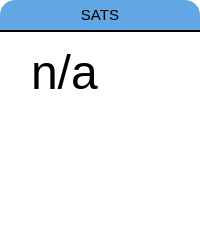
                        <widget class="QFrame" name="frame_18">
                         <property name="maximumSize">
                          <size>
                           <width>16777215</width>
                           <height>16777215</height>
                          </size>
                         </property>
                         <property name="styleSheet">
                          <string notr="true">background:white;
border-radius: 15px;</string>
                         </property>
                         <property name="frameShape">
                          <enum>QFrame::StyledPanel</enum>
                         </property>
                         <property name="frameShadow">
                          <enum>QFrame::Raised</enum>
                         </property>
                         <layout class="QVBoxLayout" name="verticalLayout_64" stretch="0,1">
                          <property name="spacing">
                           <number>0</number>
                          </property>
                          <property name="leftMargin">
                           <number>0</number>
                          </property>
                          <property name="topMargin">
                           <number>0</number>
                          </property>
                          <property name="rightMargin">
                           <number>0</number>
                          </property>
                          <property name="bottomMargin">
                           <number>0</number>
                          </property>
                          <item>
                           <widget class="QLabel" name="label_44">
                            <property name="minimumSize">
                             <size>
                              <width>0</width>
                              <height>30</height>
                             </size>
                            </property>
                            <property name="font">
                             <font>
                              <pointsize>11</pointsize>
                             </font>
                            </property>
                            <property name="styleSheet">
                             <string notr="true">background:transparent;
background:#60A7E4;
border-top-left-radius: 15px;
border-top-right-radius: 15px;
border-bottom-left-radius: 0px;
border-bottom-right-radius: 0px;</string>
                            </property>
                            <property name="text">
                             <string>SATS</string>
                            </property>
                            <property name="alignment">
                             <set>Qt::AlignCenter</set>
                            </property>
                           </widget>
                          </item>
                          <item>
                           <widget class="QFrame" name="frame_89">
                            <property name="styleSheet">
                             <string notr="true">border-top:1.5px solid black;
border-top-left-radius:0px;
border-top-right-radius:0px;</string>
                            </property>
                            <property name="frameShape">
                             <enum>QFrame::StyledPanel</enum>
                            </property>
                            <property name="frameShadow">
                             <enum>QFrame::Raised</enum>
                            </property>
                            <layout class="QVBoxLayout" name="verticalLayout_76">
                             <item alignment="Qt::AlignHCenter|Qt::AlignVCenter">
                              <widget class="QTextEdit" name="SATS_value">
                               <property name="sizePolicy">
                                <sizepolicy hsizetype="Preferred" vsizetype="Preferred">
                                 <horstretch>0</horstretch>
                                 <verstretch>0</verstretch>
                                </sizepolicy>
                               </property>
                               <property name="minimumSize">
                                <size>
                                 <width>0</width>
                                 <height>0</height>
                                </size>
                               </property>
                               <property name="maximumSize">
                                <size>
                                 <width>145</width>
                                 <height>16777215</height>
                                </size>
                               </property>
                               <property name="font">
                                <font>
                                 <pointsize>36</pointsize>
                                </font>
                               </property>
                               <property name="styleSheet">
                                <string notr="true">border-top:0px solid black;</string>
                               </property>
                               <property name="verticalScrollBarPolicy">
                                <enum>Qt::ScrollBarAlwaysOff</enum>
                               </property>
                               <property name="horizontalScrollBarPolicy">
                                <enum>Qt::ScrollBarAlwaysOff</enum>
                               </property>
                               <property name="readOnly">
                                <bool>true</bool>
                               </property>
                               <property name="markdown">
                                <string>n/a

</string>
                               </property>
                               <property name="html">
                                <string>&lt;!DOCTYPE HTML PUBLIC &quot;-//W3C//DTD HTML 4.0//EN&quot; &quot;http://www.w3.org/TR/REC-html40/strict.dtd&quot;&gt;
&lt;html&gt;&lt;head&gt;&lt;meta name=&quot;qrichtext&quot; content=&quot;1&quot; /&gt;&lt;style type=&quot;text/css&quot;&gt;
p, li { white-space: pre-wrap; }
&lt;/style&gt;&lt;/head&gt;&lt;body style=&quot; font-family:'MS Shell Dlg 2'; font-size:36pt; font-weight:400; font-style:normal;&quot;&gt;
&lt;p style=&quot; margin-top:24px; margin-bottom:24px; margin-left:0px; margin-right:0px; -qt-block-indent:0; text-indent:0px;&quot;&gt;n/a&lt;/p&gt;&lt;/body&gt;&lt;/html&gt;</string>
                               </property>
                              </widget>
                             </item>
                            </layout>
                           </widget>
                          </item>
                         </layout>
                        </widget>
